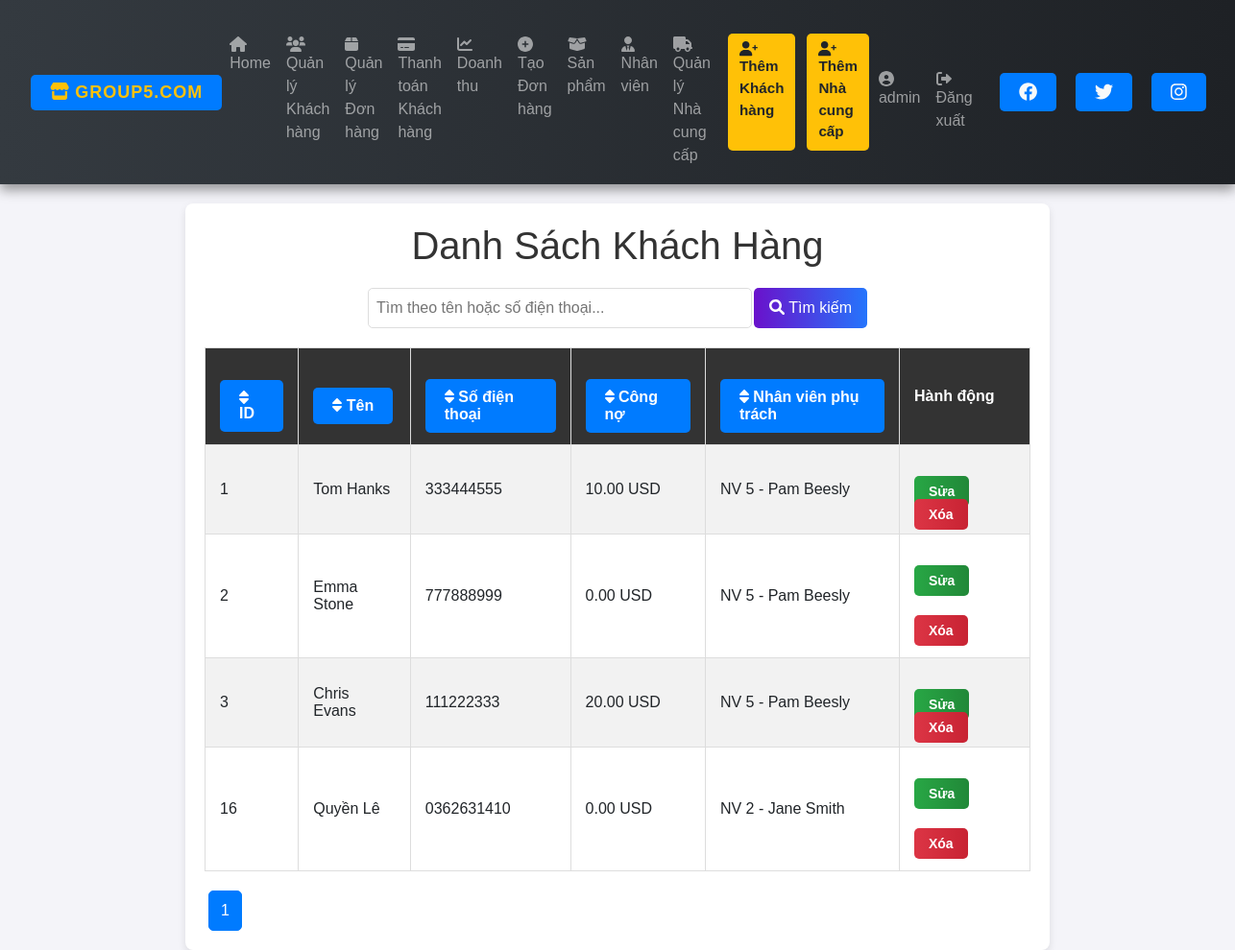
/customers.php (signed in), run on the app's committed database.
### tables this page shows
CREATE TABLE `customer` (
  `CusId` int(11) NOT NULL,
  `Fname` varchar(100) DEFAULT NULL,
  `Lname` varchar(100) DEFAULT NULL,
  `Phone` varchar(15) DEFAULT NULL,
  `Address` varchar(200) DEFAULT NULL,
  `Dept` decimal(10,2) DEFAULT NULL,
  `ECode` int(11) DEFAULT NULL
);

### customers.php (the view, shortened to what this page needs)
<?php
require 'connect.php';
include 'nav.php';
$query = isset($_GET['query']) ? $_GET['query'] : '';
$order_by = isset($_GET['order_by']) ? $_GET['order_by'] : 'CusId';
$order_dir = isset($_GET['order_dir']) && $_GET['order_dir'] === 'desc' ? 'desc' : 'asc';
$limit = 10;
$page = isset($_GET['page']) ? (int)$_GET['page'] : 1;
$offset = ($page - 1) * $limit;
$sql = "SELECT c.CusId, c.Fname, c.Lname, c.Phone, c.Address, c.Dept, c.ECode,
        CONCAT('NV ', e.ECode, ' - ', e.Fname, ' ', e.Lname) AS EmployeeInfo
        FROM customer c
        LEFT JOIN employee e ON c.ECode = e.ECode
        WHERE c.Fname LIKE :query OR c.Lname LIKE :query OR c.Phone LIKE :query AND e.Role = 'OfficeStaff'
        ORDER BY $order_by $order_dir
        LIMIT :limit OFFSET :offset";
$stmt = $conn->prepare($sql);
$stmt->bindValue(':query', "%$query%", PDO::PARAM_STR);
$stmt->bindValue(':limit', $limit, PDO::PARAM_INT);
$stmt->bindValue(':offset', $offset, PDO::PARAM_INT);
$stmt->execute();
$customers = $stmt->fetchAll(PDO::FETCH_ASSOC);
$total_stmt = $conn->prepare("SELECT COUNT(*) FROM customer WHERE Fname LIKE :query OR Lname LIKE :query OR Phone LIKE :query");
$total_stmt->execute([':query' => "%$query%"]);
$total_rows = $total_stmt->fetchColumn();
$total_pages = ceil($total_rows / $limit);
$new_order_dir = $order_dir === 'asc' ? 'desc' : 'asc';
?>
<!DOCTYPE html>
<html lang="vi">
<head>
    <link rel="stylesheet" href="styles.css">
    <link rel="stylesheet" href="customers.css">
</head>
<body>
    <div class="container">
        <h1>Danh Sách Khách Hàng</h1>
        <form method="GET" action="customers.php" class="search-bar">
            <input type="text" name="query" placeholder="Tìm theo tên hoặc số điện thoại..." value="<?= htmlspecialchars($query) ?>">
            <button type="submit"><i class="fa fa-search"></i> Tìm kiếm</button>
        </form>
        <table>
            <tr>
                <th><a href="?query=<?= htmlspecialchars($query) ?>&order_by=CusId&order_dir=<?= $new_order_dir ?>"><i class="fas fa-sort"></i> ID</a></th>
                <th><a href="?query=<?= htmlspecialchars($query) ?>&order_by=Fname&order_dir=<?= $new_order_dir ?>"><i class="fas fa-sort"></i> Tên</a></th>
                <th><a href="?query=<?= htmlspecialchars($query) ?>&order_by=Phone&order_dir=<?= $new_order_dir ?>"><i class="fas fa-sort"></i> Số điện thoại</a></th>
                <th><a href="?query=<?= htmlspecialchars($query) ?>&order_by=Dept&order_dir=<?= $new_order_dir ?>"><i class="fas fa-sort"></i> Công nợ</a></th>
                <th><a href="?query=<?= htmlspecialchars($query) ?>&order_by=EmployeeInfo&order_dir=<?= $new_order_dir ?>"><i class="fas fa-sort"></i> Nhân viên phụ trách</a></th>
                <th>Hành động</th>
            </tr>
            <?php if (!empty($customers)): ?>
                <?php foreach ($customers as $customer): ?>
                    <tr>
                        <td><?= htmlspecialchars($customer['CusId']); ?></td>
                        <td><?= htmlspecialchars($customer['Fname'] . " " . $customer['Lname']); ?></td>
                        <td><?= htmlspecialchars($customer['Phone']); ?></td>
                        <td><?= htmlspecialchars(number_format($customer['Dept'], 2)); ?> USD</td>
                        <td><?= htmlspecialchars($customer['EmployeeInfo'] ?? 'Không xác định'); ?></td>
                        <td>
                            <a href="edit_customer.php?id=<?= $customer['CusId']; ?>" class="btn-edit">Sửa</a>
                            <?php if ($customer['Dept'] < 1): ?>
                                <a href="delete_customer.php?id=<?= $customer['CusId']; ?>" class="btn-delete" onclick="return confirm('Bạn có chắc chắn muốn xóa khách hàng này?');">Xóa</a>
                            <?php else: ?>
                                <span class="btn-delete disabled" title="Không thể xóa khách hàng có công nợ lớn hơn 1">Xóa</span>
                            <?php endif; ?>
                        </td>
                    </tr>
                <?php endforeach; ?>
            <?php else: ?>
                <tr>
                    <td colspan="6" style="text-align: center;">Không tìm thấy khách hàng nào.</td>
                </tr>
            <?php endif; ?>
        </table>
        <div class="pagination">
            <?php for ($i = 1; $i <= $total_pages; $i++): ?>
                <a href="?query=<?= htmlspecialchars($query) ?>&order_by=<?= htmlspecialchars($order_by) ?>&order_dir=<?= htmlspecialchars($order_dir) ?>&page=<?= $i ?>" class="<?= ($i == $page) ? 'active' : '' ?>"><?= $i ?></a>
            <?php endfor; ?>
        </div>
    </div>
</body>
</html>

### styles.css (style rules this page uses)
body { font-family: Arial, sans-serif; background-color: #f4f4f4; margin: 0; padding: 0; }
h1, h2 { color: #333; }
.container { width: 80%; margin: 0 auto; background-color: #fff; padding: 20px; box-shadow: 0 0 10px rgba(0, 0, 0, 0.1); margin-top: 20px; }
table { width: 100%; border-collapse: collapse; margin-top: 20px; }
table, th, td { border: 1px solid #ddd; }
th, td { padding: 10px; text-align: left; }
th { background-color: #f2f2f2; }
a { display: inline-block; margin-top: 20px; padding: 10px 20px; background-color: #007bff; color: #fff; text-decoration: none; border-radius: 5px; }

### customers.css (style rules this page uses)
body { font-family: Arial, sans-serif; background: #f4f4f9; display: flex; flex-direction: column; }
.container { max-width: 900px; width: 100%; background: #fff; padding: 20px; border-radius: 8px; box-shadow: 0px 4px 8px rgba(0, 0, 0, 0.1); }
h1 { color: #333; text-align: center; margin-bottom: 20px; }
.search-bar { display: flex; justify-content: center; margin-bottom: 20px; }
.search-bar input[type="text"] { padding: 8px; width: 100%; max-width: 400px; border: 1px solid #ddd; border-radius: 5px; outline: none; }
.search-bar button { background: linear-gradient(to right, #6a11cb, #2575fc); color: white; border: none; padding: 8px 16px; margin-left: 2px; cursor: pointer; border-radius: 5px; transition: background-color 0.3s, transform 0.2s; }
table { width: 100%; border-collapse: collapse; margin-bottom: 20px; }
th, td { padding: 12px 15px; text-align: left; }
th { background-color: #333; color: white; cursor: pointer; }
th a { text-decoration: none; color: white; }
tr:nth-child(even) { background-color: #f2f2f2; }
.pagination { display: flex; }
.pagination a { color: #333; padding: 8px 12px; margin: 0 4px; border-radius: 5px; border: 1px solid #ddd; text-decoration: none; transition: 0.3s; }
.pagination a.active { background-color: #007bff; color: white; border: 1px solid #007bff; }

### customers.php (style rules this page uses)
.btn-edit { background: linear-gradient(to right, #28a745, #218838); color: white; border: none; padding: 8px 15px; font-size: 14px; font-weight: bold; text-decoration: none; border-radius: 5px; cursor: pointer; transition: all 0.3s ease; margin-right: 5px; }
.btn-delete { background: linear-gradient(to right, #dc3545, #c82333); color: white; border: none; padding: 8px 15px; font-size: 14px; font-weight: bold; text-decoration: none; border-radius: 5px; cursor: pointer; transition: all 0.3s ease; }

### data on the page
customer: CusId "1", Fname+Lname "Tom Hanks", Phone "333444555", Dept "10.00", EmployeeInfo "NV 5 - Pam Beesly", shows "Xóa"
customer: CusId "2", Fname+Lname "Emma Stone", Phone "777888999", Dept "0.00", EmployeeInfo "NV 5 - Pam Beesly"
customer: CusId "3", Fname+Lname "Chris Evans", Phone "111222333", Dept "20.00", EmployeeInfo "NV 5 - Pam Beesly", shows "Xóa"
customer: CusId "16", Fname+Lname "Quyền Lê", Phone "0362631410", Dept "0.00", EmployeeInfo "NV 2 - Jane Smith"

### other printed values
$_SESSION['username'] "admin"
